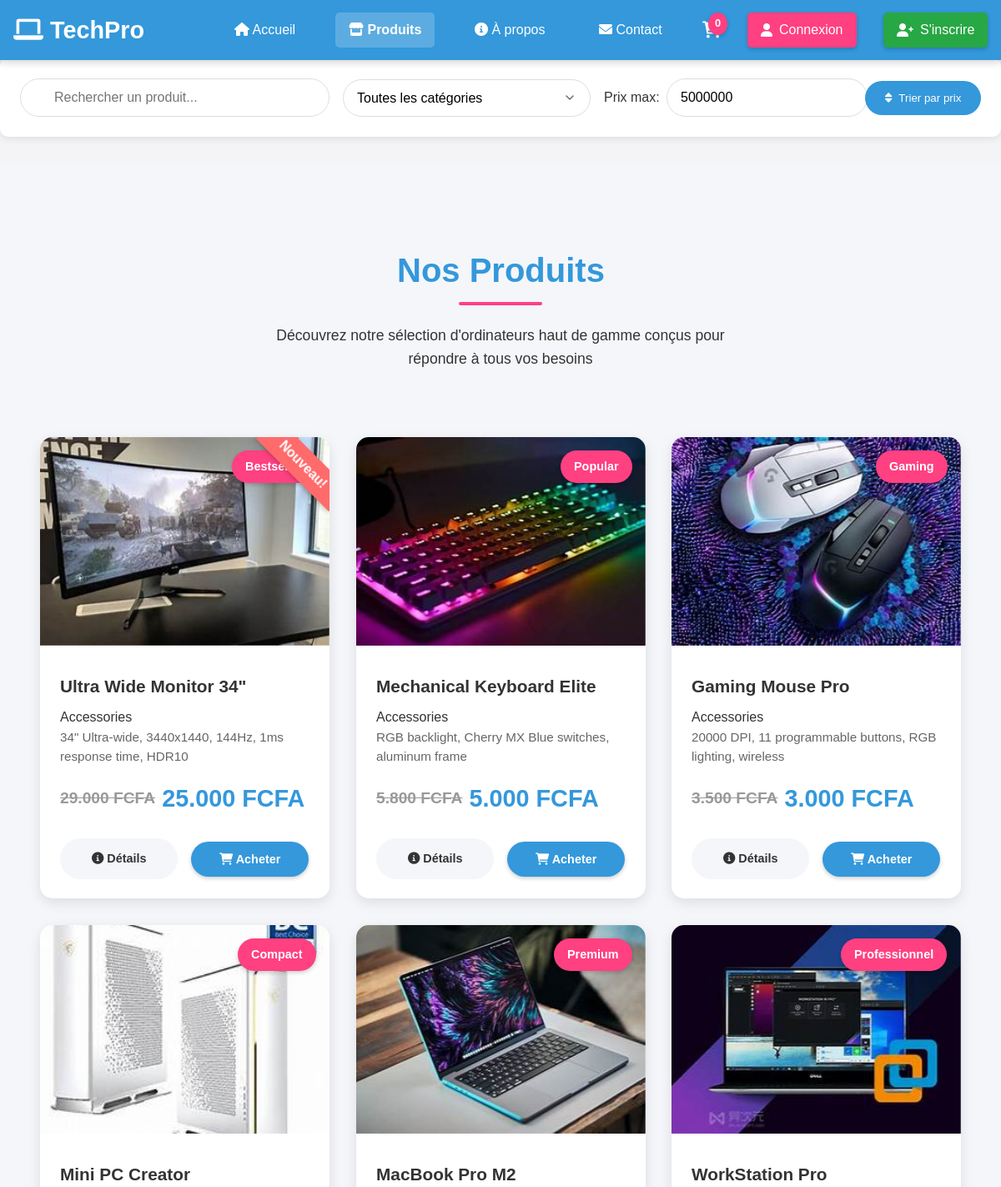
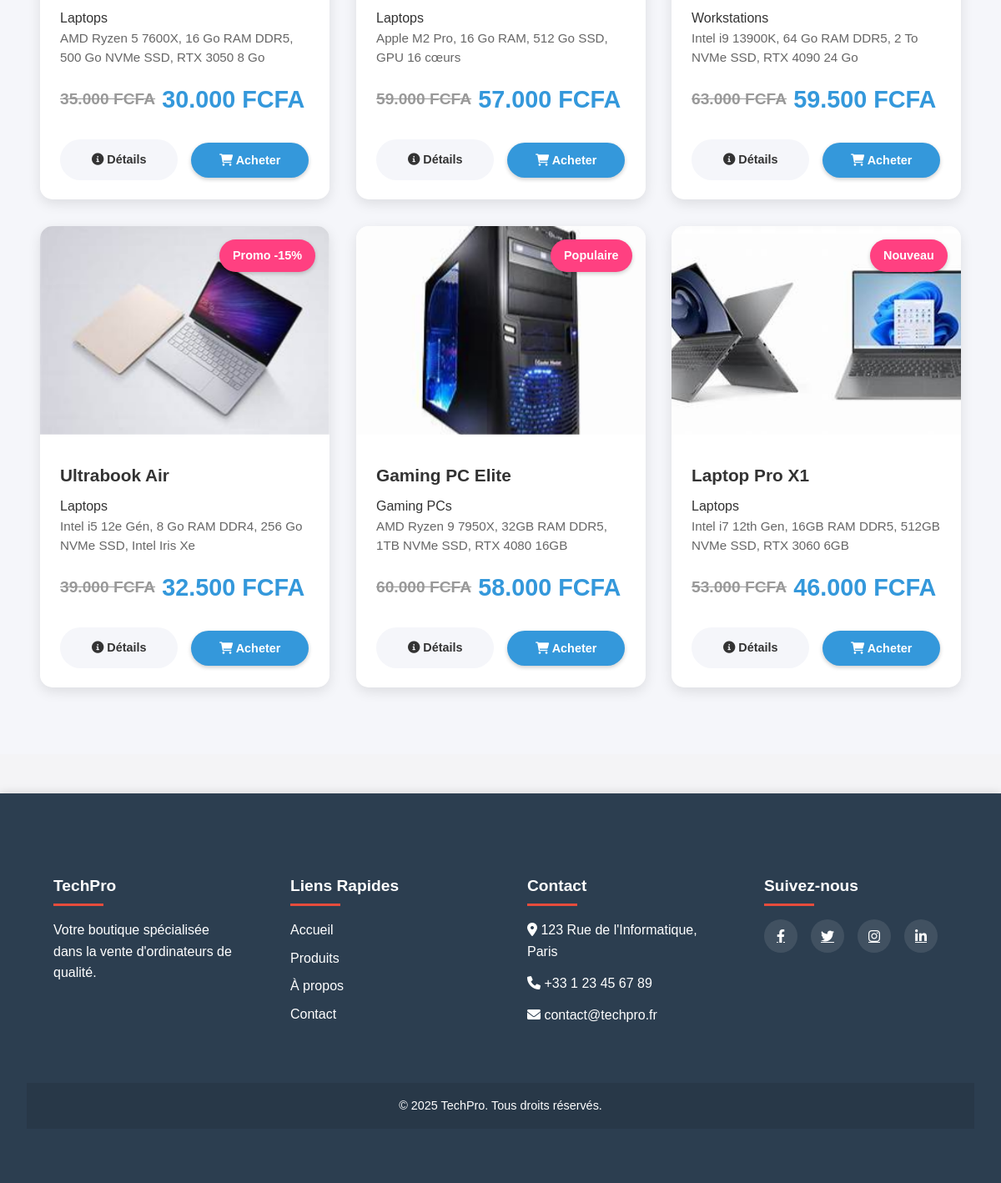
Page /produit.php on the committed database (2 pictures, top to bottom).
### tables this page shows
CREATE TABLE products (
    product_id INT PRIMARY KEY AUTO_INCREMENT,
    category_id INT,
    name VARCHAR(255) NOT NULL,
    description TEXT,
    specifications TEXT,
    price DECIMAL(10,2) NOT NULL,
    original_price DECIMAL(10,2),
    image_path VARCHAR(255),
    badge VARCHAR(50),
    stock_quantity INT DEFAULT 0,
    is_featured BOOLEAN DEFAULT FALSE,
    created_at TIMESTAMP DEFAULT CURRENT_TIMESTAMP,
    sales_count INT DEFAULT 0,
    low_stock_threshold INT DEFAULT 5,
    supplier_id INT NULL,
    warranty_period VARCHAR(50),
    return_policy TEXT,
    FOREIGN KEY (category_id) REFERENCES product_categories(category_id)
);

CREATE TABLE product_categories (
    category_id INT PRIMARY KEY AUTO_INCREMENT,
    category_name VARCHAR(100) NOT NULL,
    description TEXT
);

### get_products.php (called while the page is built, shortened)
<?php require_once 'DatabaseConnection/db_config.php';
function getProducts($featured = false, $limit = null) {
    global $pdo;
    $query = "SELECT p.*, c.category_name
              FROM products p
              JOIN product_categories c ON p.category_id = c.category_id";
    if ($featured) {
        $query .= " WHERE p.is_featured = TRUE";
    }
    $query .= " ORDER BY p.product_id DESC";
    $stmt = $pdo->prepare($query);
    $stmt->execute();
    return $stmt->fetchAll();
}
function formatPrice($price) {
    return number_format($price, 0, ',', '.') . ' FCFA';
}
?>

### produit.php (the view, shortened to what this page needs)
<?php
require_once 'DatabaseConnection/db_config.php';
require_once 'get_products.php';
$allProducts = getProducts(false);
$newestProduct = !empty($allProducts) ? $allProducts[0] : null;
$featuredProducts = getProducts(true);
$productsToShow = [];
if ($newestProduct) {
    $productsToShow[] = $newestProduct;
}
foreach ($featuredProducts as $product) {
    if (!$newestProduct || $product['product_id'] != $newestProduct['product_id']) {
        $productsToShow[] = $product;
    }
}
?>
<!DOCTYPE html>
<html lang="fr">
<head>
    <link rel="stylesheet" href="https://cdnjs.cloudflare.com/ajax/libs/font-awesome/6.0.0/css/all.min.css">
    <link rel="stylesheet" href="Styles/styles.css">
</head>
<body>
    <?php include 'header.php'; ?>
    <main>
        <section class="filter-section">
            <div class="filter-container">
                <div class="search-box">
                    <input type="text" id="product-search" placeholder="Rechercher un produit...">
                </div>
                <div class="category-filter">
                    <select id="category-select">
                        <option value="">Toutes les catégories</option>
                    </select>
                </div>
                <div class="price-filter">
                    <label>Prix max:</label>
                    <input type="number" id="price-max" value="5000000" step="10000" min="0">
                    <span>FCFA</span>
                </div>
                <button class="sort-button" id="sort-button">
                    <i class="fas fa-sort"></i>
                    Trier par prix
                </button>
            </div>
        </section>
        <section class="products-section" id="products">
            <div class="section-header">
                <h2>Nos Produits</h2>
                <p>Découvrez notre sélection d'ordinateurs haut de gamme conçus pour répondre à tous vos besoins</p>
            </div>
            <div class="products-grid">
                <?php foreach ($productsToShow as $product): ?>
                <div class="product-card"
                     data-price="<?= $product['price'] ?>"
                     data-category="<?= htmlspecialchars($product['category_name']) ?>">
                    <?php if ($product === $newestProduct): ?>
                    <div class="new-product-banner">Nouveau!</div>
                    <?php endif; ?>
                    <img src="<?= htmlspecialchars($product['image_path']) ?>"
                         alt="<?= htmlspecialchars($product['name']) ?>"
                         class="product-image">
                    <span class="product-badge"><?= htmlspecialchars($product['badge']) ?></span>
                    <div class="product-details">
                        <h3 class="product-title"><?= htmlspecialchars($product['name']) ?></h3>
                        <p class="product-category"><?= htmlspecialchars($product['category_name']) ?></p>
                        <p class="product-specs">
                            <?= nl2br(htmlspecialchars($product['specifications'])) ?>
                        </p>
                        <div class="product-price">
                            <?php if ($product['original_price']): ?>
                                <span class="old-price"><?= formatPrice($product['original_price']) ?></span>
                            <?php endif; ?>
                            <?= formatPrice($product['price']) ?>
                        </div>
                        <div class="product-actions">
                            <a href="detail.php?id=<?= $product['product_id'] ?>" class="btn btn-secondary">
                                <i class="fas fa-info-circle"></i> Détails
                            </a>
                            <button class="btn btn-primary" onclick="addToCart(<?= $product['product_id'] ?>)">
                                <i class="fas fa-shopping-cart"></i> Acheter
                            </button>
                        </div>
                    </div>
                </div>
                <?php endforeach; ?>
            </div>
        </section>
    </main>
    <?php include 'footer.php'; ?>
</body>
</html>

### Styles/styles.css (style rules this page uses)
* { margin: 0; padding: 0; box-sizing: border-box; font-family: "Poppins", sans-serif; }
:root { --primary-color: #1a237e; --secondary-color: #303f9f; --accent-color: #ff4081; --light-gray: #f5f6fa; --dark-gray: #333; --success-color: #4caf50; }
body { background-color: var(--light-gray); line-height: 1.6; color: var(--dark-gray); }
.filter-section { background: white; padding: 1.5rem; margin-bottom: 2rem; border-radius: 10px; box-shadow: 0 2px 10px rgba(0, 0, 0, 0.1); position: sticky; top: 70px; z-index: 100; }
.filter-container { max-width: 1400px; margin: 0 auto; display: flex; flex-wrap: wrap; gap: 1.5rem; align-items: center; }
.search-box { flex: 1; min-width: 250px; position: relative; }
.search-box input { width: 100%; padding: 0.8rem 1rem 0.8rem 2.5rem; border: 1px solid #ddd; border-radius: 25px; font-size: 1rem; }
.category-filter { min-width: 200px; flex: 0.8; }
.category-filter select { width: 100%; padding: 0.8rem 1rem; border: 1px solid #ddd; border-radius: 25px; font-size: 1rem; background-color: white; cursor: pointer; appearance: none; background-repeat: no-repeat; background-position: right 1rem center; background-size: 1em; }
.price-filter { display: flex; align-items: center; gap: 0.5rem; flex: 0.8; min-width: 200px; }
.price-filter label { white-space: nowrap; }
.price-filter input { flex: 1; padding: 0.8rem 1rem; border: 1px solid #ddd; border-radius: 25px; font-size: 1rem; }
.price-filter span { white-space: nowrap; }
.sort-button { background-color: var(--primary-color); color: white; padding: 0.8rem 1.5rem; border: none; border-radius: 25px; cursor: pointer; display: flex; align-items: center; gap: 0.5rem; transition: all 0.3s; white-space: nowrap; }
@media (max-width: 1200px) { .filter-container { gap: 1rem; } }
@media (max-width: 1200px) { .search-box, .category-filter, .price-filter { min-width: 200px; } }
.products-section { padding: 6rem 2rem 4rem; background-color: var(--light-gray); }
.section-header { text-align: center; margin-bottom: 4rem; }
.section-header h2 { color: var(--primary-color); font-size: 2.5rem; margin-bottom: 1rem; position: relative; display: inline-block; }
.section-header h2::after { content: ""; position: absolute; bottom: -10px; left: 50%; transform: translateX(-50%); width: 100px; height: 4px; background-color: var(--accent-color); border-radius: 2px; }
.section-header p { color: var(--dark-gray); font-size: 1.1rem; max-width: 600px; margin: 1rem auto; }
.products-grid { max-width: 1400px; margin: 0 auto; display: grid; grid-template-columns: repeat(auto-fit, minmax(300px, 1fr)); gap: 2rem; padding: 1rem; }
.product-card { background: white; border-radius: 15px; overflow: hidden; box-shadow: 0 5px 15px rgba(0, 0, 0, 0.1); transition: all 0.3s; position: relative; }
.product-image { width: 100%; height: 250px; object-fit: cover; transition: all 0.3s; }
.product-badge { position: absolute; top: 1rem; right: 1rem; background-color: var(--accent-color); color: white; padding: 0.5rem 1rem; border-radius: 25px; font-size: 0.9rem; font-weight: bold; box-shadow: 0 2px 5px rgba(0, 0, 0, 0.2); z-index: 1; }
.product-details { padding: 1.5rem; }
.product-title { font-size: 1.3rem; color: var(--dark-gray); margin-bottom: 0.5rem; font-weight: bold; }
.product-specs { color: #666; font-size: 0.95rem; margin-bottom: 1rem; line-height: 1.5; }
.product-price { font-size: 1.8rem; color: var(--primary-color); font-weight: bold; margin-bottom: 1.5rem; display: flex; align-items: center; gap: 0.5rem; }
.old-price { font-size: 1.2rem; color: #999; text-decoration: line-through; }
.product-actions { display: flex; gap: 1rem; align-items: center; }
.btn { padding: 0.8rem 1.5rem; border-radius: 25px; border: none; cursor: pointer; font-weight: bold; transition: all 0.3s; text-decoration: none; text-align: center; font-size: 0.9rem; flex: 1; }
.btn-primary { background-color: var(--primary-color); color: white; box-shadow: 0 2px 5px rgba(0, 0, 0, 0.2); }
.btn-secondary { background-color: var(--light-gray); color: var(--dark-gray); }
* { will-change: transform, opacity; backface-visibility: hidden; perspective: 1000px; }
html { scroll-behavior: smooth; scroll-padding-top: 70px; }
img { max-width: 100%; height: auto; object-fit: cover; image-rendering: -webkit-optimize-contrast; }
.product-specs { page-break-inside: avoid; }

### rows in the picture
products: shows "Nouveau!", image_path (picture), badge "Bestseller", name "Ultra Wide Monitor 34\"", category.category_name "Accessories", specifications "34\" Ultra-wide, 3440x1440, 144Hz, 1ms response time, HDR10", original_price "29.000 FCFA", price "25.000 FCFA"
products: image_path (picture), badge "Popular", name "Mechanical Keyboard Elite", category.category_name "Accessories", specifications "RGB backlight, Cherry MX Blue switches, aluminum frame", original_price "5.800 FCFA", price "5.000 FCFA"
products: image_path (picture), badge "Gaming", name "Gaming Mouse Pro", category.category_name "Accessories", specifications "20000 DPI, 11 programmable buttons, RGB lighting, wireless", original_price "3.500 FCFA", price "3.000 FCFA"
products: image_path (picture), badge "Compact", name "Mini PC Creator", category.category_name "Laptops", specifications "AMD Ryzen 5 7600X, 16 Go RAM DDR5, 500 Go NVMe SSD, RTX 3050 8 Go", original_price "35.000 FCFA", price "30.000 FCFA"
products: image_path (picture), badge "Premium", name "MacBook Pro M2", category.category_name "Laptops", specifications "Apple M2 Pro, 16 Go RAM, 512 Go SSD, GPU 16 cœurs", original_price "59.000 FCFA", price "57.000 FCFA"
products: image_path (picture), badge "Professionnel", name "WorkStation Pro", category.category_name "Workstations", specifications "Intel i9 13900K, 64 Go RAM DDR5, 2 To NVMe SSD, RTX 4090 24 Go", original_price "63.000 FCFA", price "59.500 FCFA"
products: image_path (picture), badge "Promo -15%", name "Ultrabook Air", category.category_name "Laptops", specifications "Intel i5 12e Gén, 8 Go RAM DDR4, 256 Go NVMe SSD, Intel Iris Xe", original_price "39.000 FCFA", price "32.500 FCFA"
products: image_path (picture), badge "Populaire", name "Gaming PC Elite", category.category_name "Gaming PCs", specifications "AMD Ryzen 9 7950X, 32GB RAM DDR5, 1TB NVMe SSD, RTX 4080 16GB", original_price "60.000 FCFA", price "58.000 FCFA"
products: image_path (picture), badge "Nouveau", name "Laptop Pro X1", category.category_name "Laptops", specifications "Intel i7 12th Gen, 16GB RAM DDR5, 512GB NVMe SSD, RTX 3060 6GB", original_price "53.000 FCFA", price "46.000 FCFA"
